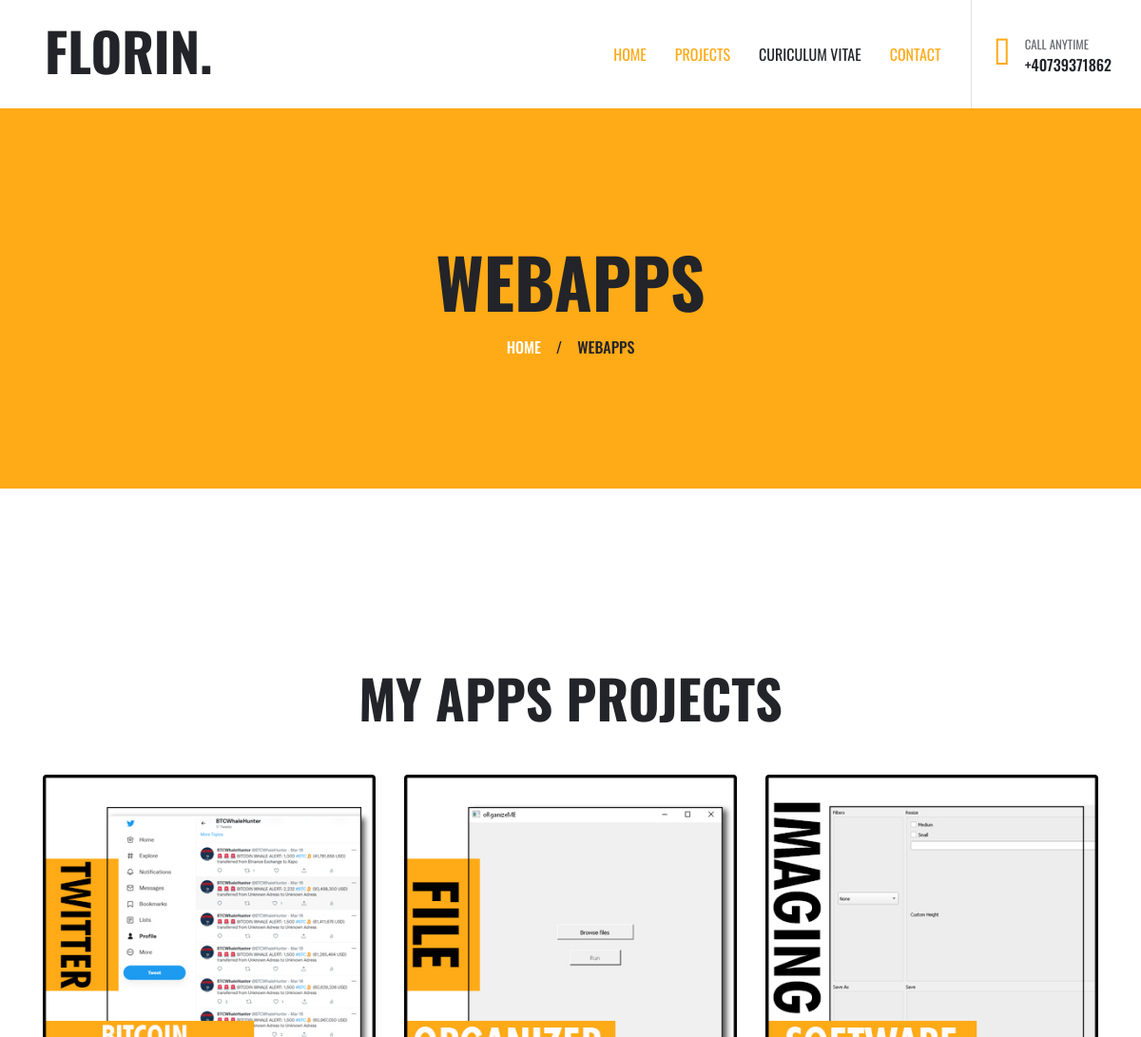
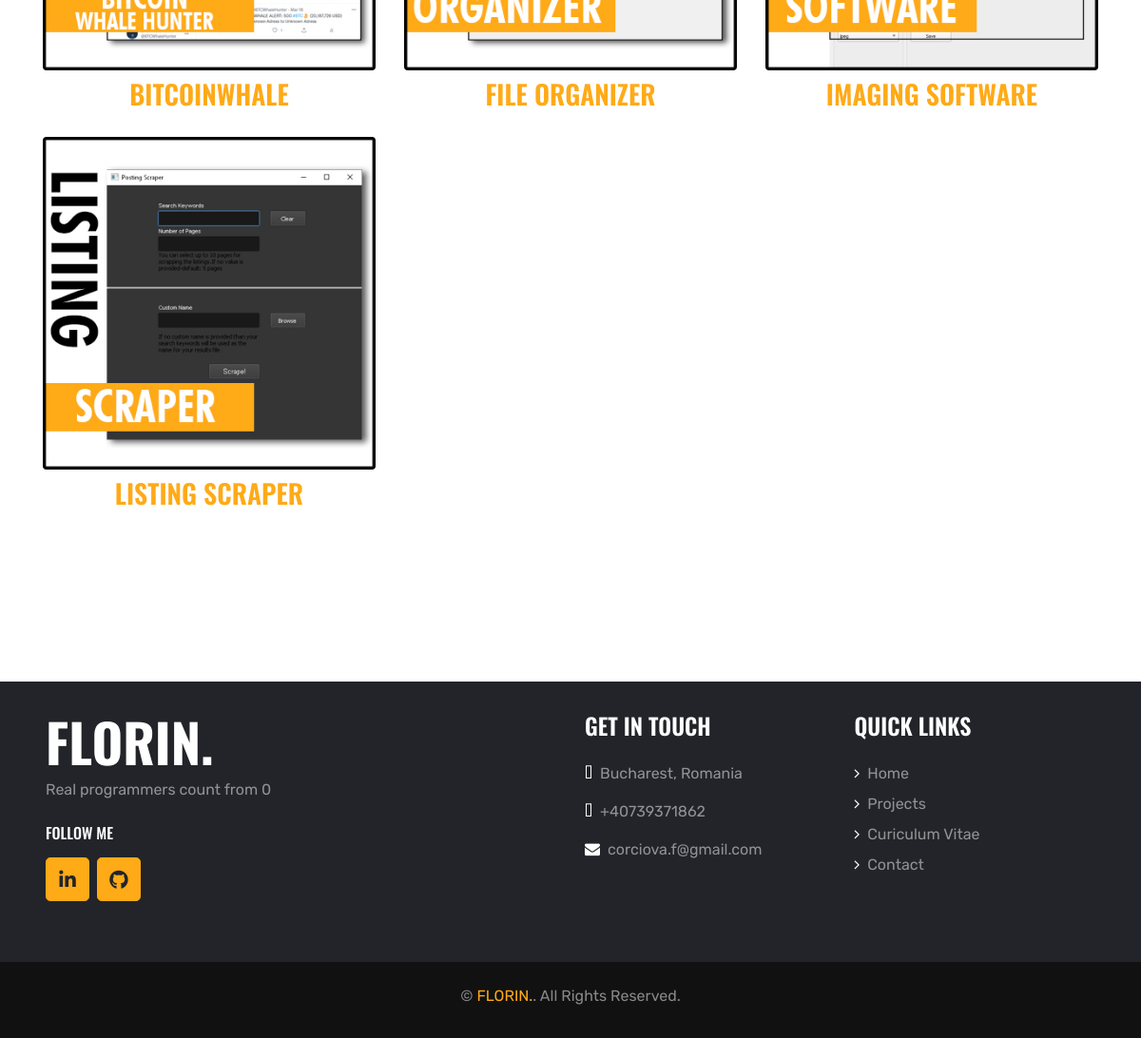
/projects/apps/, run on the app's committed database (2 pictures, top to bottom).
### myportfolio/models.py (models this page shows, shortened)
class Project(models.Model):
    title=models.CharField(max_length=255)
    initial_description=models.TextField()
    project_description=models.TextField()
    summary_description=models.TextField()
    main_image=models.ImageField(upload_to='project_images',default=None)
    github_link=models.URLField(max_length=255)
    live_demo_link=models.URLField(max_length=255,default=None)
    category=models.ForeignKey(ProjectCategory,on_delete=models.CASCADE)
    class Meta:
        ordering=['title',]
        get_latest_by='title'
    def get_absolute_url(self):
        return reverse('project_details',kwargs={'pk':self.pk})

### myportfolio/views.py (the view)
class Apps(View):
    template_name='myportfolio/apps.html'
    model=ProjectCategory
    def get(self,request):
        projects=self.model.objects.get(name__iexact='App').project_set.all()
        return render(request,self.template_name,context={'projects':projects})

### myportfolio/templates/myportfolio/apps.html (shortened to what this page needs)
{% extends parent_template|default:'myportfolio/base_portfolio.html'%}
{% load static %}
{% block content %}
<body>
    <div class="page-header container-fluid bg-primary d-flex flex-column align-items-center justify-content-center">
        <h1 class="display-3 text-uppercase mb-3">WEBAPPS</h1>
        <div class="d-inline-flex text-white">
            <h6 class="text-uppercase m-0"><a class="text-white" href="{% url 'homepage' %}">Home</a></h6>
            <h6 class="m-0 px-3">/</h6>
            <h6 class="text-uppercase m-0">WEBAPPS</h6>
        </div>
    </div>
    <div class="container-fluid py-5">
    <div class="container pt-5 pb-3">
        <h1 class="display-4 text-uppercase text-center mb-5">My APPS PROJECTS</h1>
        <div class="row portfolio-container">
                    {% for project in projects %}
                        <div class="col-lg-4 col-md-6 mb-4 portfolio-item first">
                            <div class="position-relative rounded overflow-hidden mb-2">
                                <img class="img-fluid w-100" src="{{project.main_image.url}}" >
                            </div>
                            <h3 class="display-6 text-uppercase mb-1" align="center"><a href="{{project.get_absolute_url}}">{{project.title}}</a></h3>
                        </div>
                    {% endfor %}
        </div>
    </div>
    </div>
</body>
{% endblock content %}

### data on the page
Project: main_image (picture), title "BITCOINWHALE"
Project: main_image (picture), title "FILE ORGANIZER"
Project: main_image (picture), title "IMAGING SOFTWARE"
Project: main_image (picture), title "LISTING SCRAPER"
